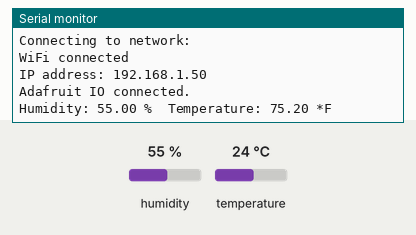
The sketch below on a simulated Arduino Uno, built with avr-gcc and run on an emulated ATmega328P. Parts: the last lines printed to the serial monitor. The inputs (shaded band) are chosen by the test bench; at power-on: humidity 55 %, temperature 24 °C.

Above: at 2.7 s.
2.8 s: humidity set to 22 %
At 12.4 s:
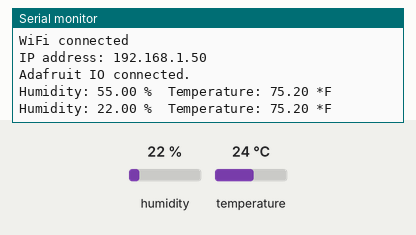
12.9 s: temperature set to 12 °C
At 22.7 s:
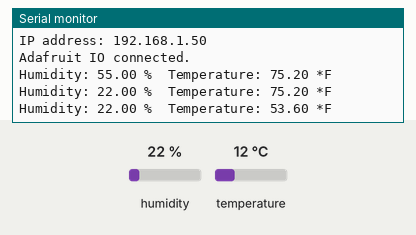
23.0 s: humidity set to 40 %
At 33.1 s:
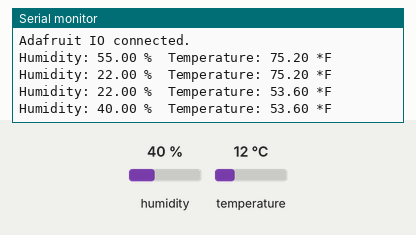
Timing chart, 0 to 34.6 s (numbered marks = the images above; inputs shaded):
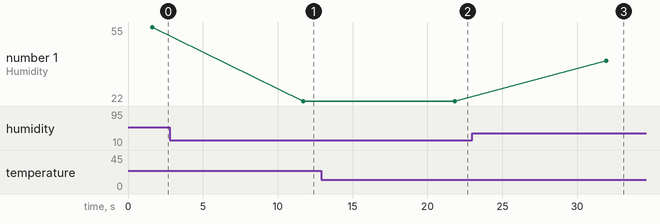

The sketch:

humidorMonitor.ino
```cpp
#include <DHT.h>
#include <AdafruitIO_WiFi.h>

DHT dht(2, DHT22);

char ioUser[] = "";
char ioKey[] = "";
char ssid[] = "";
char password[] = "";

AdafruitIO_WiFi io(ioUser, ioKey, ssid, password);
AdafruitIO_Feed *humFeed = io.feed("humidor-humidity");
AdafruitIO_Feed *tempFeed = io.feed("humidor-temperature");

void setup() {
  Serial.begin(115200);
  dht.begin();
  connectToWifi();
}

void loop() {
  io.run();

  float hum = dht.readHumidity();
  float temp = dht.readTemperature(true);

  if (isnan(hum) || isnan(temp)) {
    Serial.println("Failed to read from DHT sensor!");
  }

  Serial.print("Humidity: ");
  Serial.print(hum);
  Serial.print(" %\t");
  Serial.print("Temperature: ");
  Serial.print(temp);
  Serial.print(" *F\t");
  Serial.println();

  humFeed->save(hum);
  tempFeed->save(temp);

  delay(10000);
}

void connectToWifi() {
  Serial.println();
  Serial.print("Connecting to network: ");
  Serial.print(ssid);

  io.connect();

  while(io.status() < AIO_CONNECTED) {
    Serial.print(".");
    delay(500);
  }

  Serial.println();
  Serial.println("WiFi connected");
  Serial.print("IP address: ");
  Serial.print(WiFi.localIP());
  Serial.println();

  Serial.println(io.statusText());
}
```

Measured:
- after the input at 2.8 s, the serial monitor: prints a new line after 8.9 s (image 1)
- after the input at 12.9 s, the serial monitor: prints a new line after 8.9 s (image 2)
- after the input at 23.0 s, the serial monitor: prints a new line after 8.9 s (image 3)
- plotted number 1: 55 → 22 after the input at 2.8 s, 22 → 40 after the input at 23.0 s
